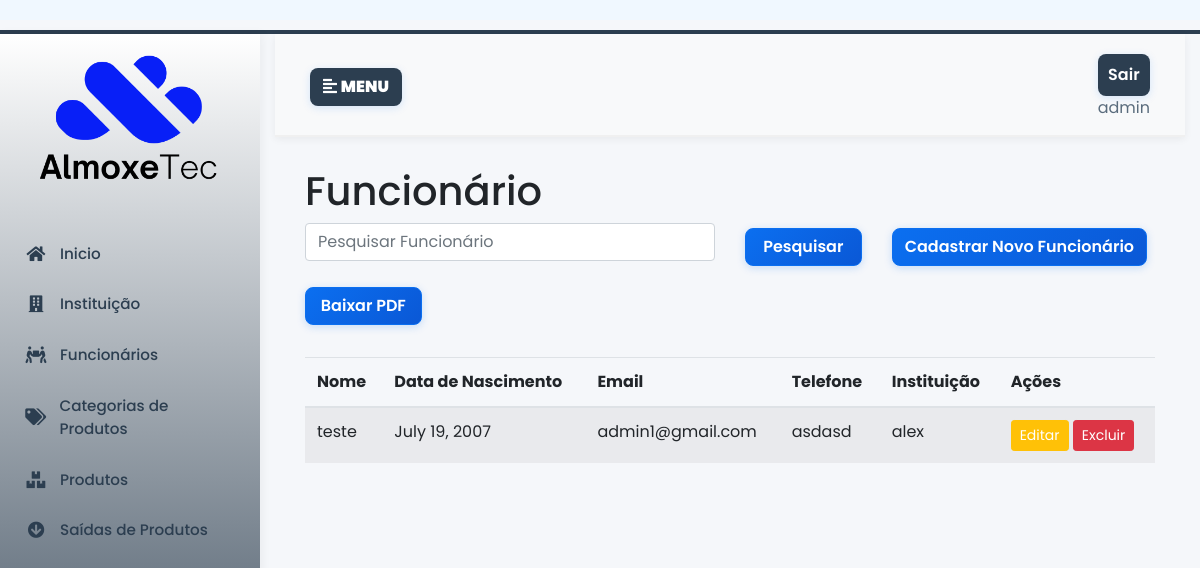
Before: / (signed in) with the older database file.
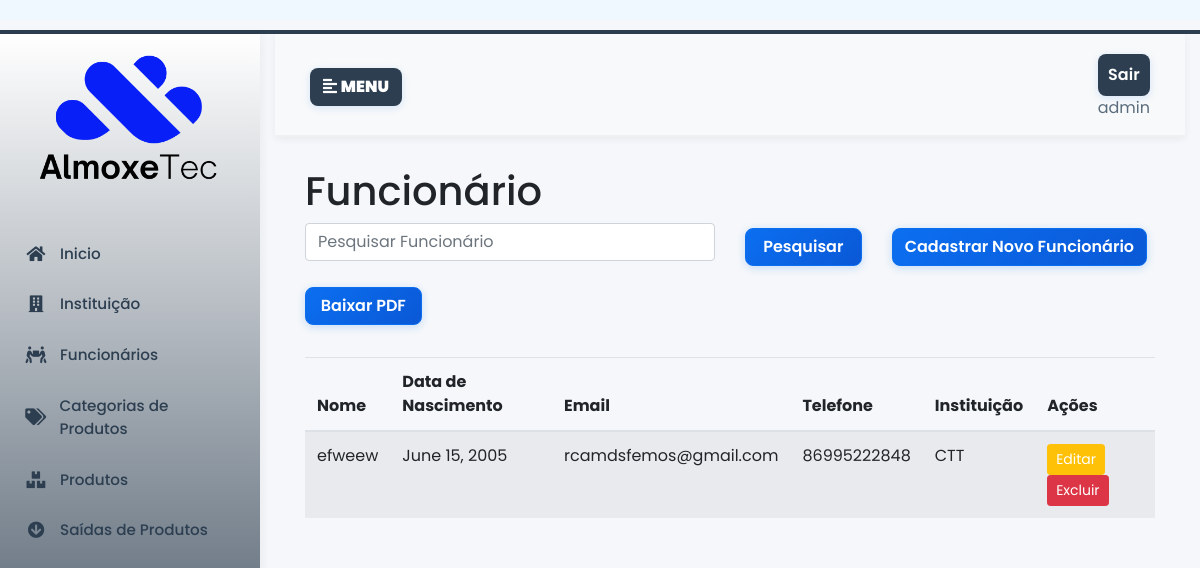
After: the same page with the newer database file.
### almoxarifado/models.py (models this page shows, shortened)
class Funcionario(models.Model):
    user = models.OneToOneField(User, on_delete=models.CASCADE)
    nome = models.CharField(max_length=100, db_index=True)  # Índice para busca
    data_nascimento = models.DateField()
    email = models.EmailField(unique=True)
    telefone = models.CharField(max_length=20)
    instituicao = models.ForeignKey(Instituicao, on_delete=models.CASCADE)
    class Meta:
        ordering = ['nome']  # Ordenação padrão

class Instituicao(models.Model):
    nome = models.CharField(max_length=100, db_index=True)  # Índice para busca
    cep = models.CharField(max_length=9)
    logradouro = models.CharField(max_length=200)
    numero = models.CharField(max_length=10)
    bairro = models.CharField(max_length=100)
    cidade = models.CharField(max_length=100)
    estado = models.CharField(max_length=2)
    telefone = models.CharField(max_length=20)
    cnpj = models.CharField(max_length=18, unique=True)
    def __str__(self):
        return self.nome
    class Meta:
        ordering = ['nome']  # Ordenação padrão

### almoxarifado/views/funcionario.py (the view)
# urls.py: path('', views.lista_funcionario, name='lista_funcionario'),
@login_required
def lista_funcionario(request):
    q = request.GET.get('q', '').strip()
    funcionarios = Funcionario.objects.select_related('instituicao', 'user').all().order_by('nome')
    if q:
        funcionarios = funcionarios.filter(Q(nome__icontains=q)).order_by('nome')
    paginator = Paginator(funcionarios, 10)  # 10 funcionários por página
    page_number = request.GET.get('page')
    page_obj = paginator.get_page(page_number)
    return render(request, 'funcionario/lista.html', {'funcionarios': page_obj, 'page_obj': page_obj})

### almoxarifado/templates/funcionario/lista.html (shortened to what this page needs)
{% extends 'base.html' %} {% load static %}
{% block content %}
<h1>Funcionário</h1>
<div>
  <form method="get">
    <div class="row mb-4">
      <div class="col-md-6 mb-2">
        <input type="text" name="q" class="form-control" placeholder="Pesquisar Funcionário"
          value="{{ request.GET.q  }}" />
      </div>
      <div class="col-lg-2 mb-3">
        <button type="submit" class="btn btn-primary colorprimarybtn">
          Pesquisar
        </button>
      </div>
      <div class="col-lg-3 mb-3">
        <a href="{% url 'add_funcionario' %}" class="btn btn-primary colorprimarybtn">Cadastrar Novo Funcionário</a>
      </div>
      <div class="col-lg-2 mb-2">
        <a href="{% url 'pdf-funcionario' %}" class="btn btn-primary colorprimarybtn">Baixar PDF</a>
      </div>
    </div>
  </form>
  <table class="table table-striped">
    <thead>
      <tr>
        <th>Nome</th>
        <th>Data de Nascimento</th>
        <th>Email</th>
        <th>Telefone</th>
        <th>Instituição</th>
        <th>Ações</th>
      </tr>
    </thead>
    <tbody>
      {% for funcionario in funcionarios %}
      <tr>
        <td>{{ funcionario.nome }}</td>
        <td>{{ funcionario.data_nascimento }}</td>
        <td>{{ funcionario.email}}</td>
        <td>{{ funcionario.telefone }}</td>
        <td>{{ funcionario.instituicao }}</td>
        <td>
          <a href="{% url 'editar_funcionario' funcionario.id %}" class="btn btn-sm btn-warning">Editar</a>
          <a href="{% url 'excluir_funcionario' funcionario.id %}" class="btn btn-sm btn-danger"
            onclick="return confirm('Você tem certeza que deseja excluir o funcionario {{ funcionario.nome }}?')">Excluir</a>
        </td>
      </tr>
      {% endfor %}
    </tbody>
  </table>
</div>
</div>
</div>
{% endblock content %}

Changed rows visible on the page:
removed Funcionario: nome "teste", data_nascimento "July 19, 2007", email "admin1@gmail.com", telefone "asdasd", instituicao "alex"
added Funcionario: nome "efweew", data_nascimento "June 15, 2005", email "rcamdsfemos@gmail.com", telefone "86995222848", instituicao "CTT"
